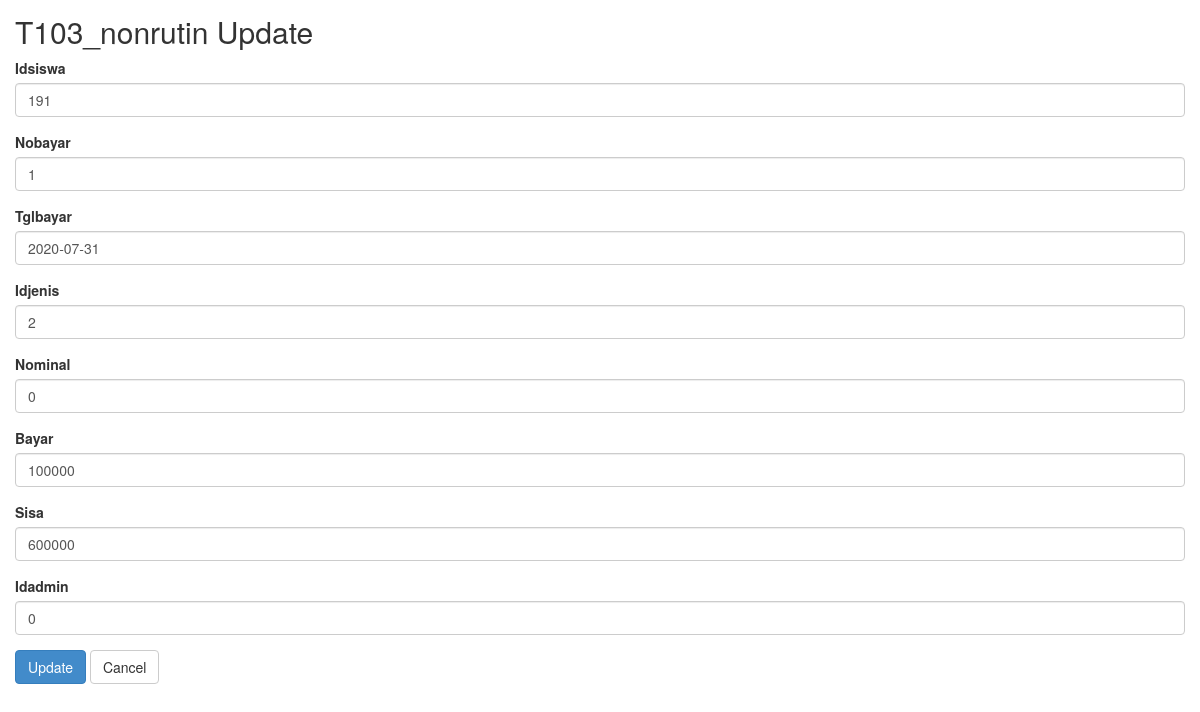
/t103_nonrutin/update/1026, run on the app's committed database.
### tables this page shows
CREATE TABLE `t103_nonrutin` (
  `idnonrutin` int(10) NOT NULL,
  `idsiswa` int(10) NOT NULL,
  `nobayar` varchar(10) NOT NULL,
  `tglbayar` date NOT NULL,
  `idjenis` int(11) NOT NULL,
  `nominal` int(20) NOT NULL,
  `bayar` int(20) NOT NULL,
  `sisa` int(20) NOT NULL,
  `idadmin` int(5) NOT NULL
);

### application/controllers/T103_nonrutin.php (called while the page is built, shortened)
<?php
class T103_nonrutin extends CI_Controller
{
    function __construct()
    {
        $this->load->model('T103_nonrutin_model');
        $this->load->library('form_validation');
    }
    public function update($id)
    {
        $row = $this->T103_nonrutin_model->get_by_id($id);
        if ($row) {
            $data = array(
                'button' => 'Update',
                'action' => site_url('t103_nonrutin/update_action'),
		'idnonrutin' => set_value('idnonrutin', $row->idnonrutin),
		'idsiswa' => set_value('idsiswa', $row->idsiswa),
		'nobayar' => set_value('nobayar', $row->nobayar),
		'tglbayar' => set_value('tglbayar', $row->tglbayar),
		'idjenis' => set_value('idjenis', $row->idjenis),
		'nominal' => set_value('nominal', $row->nominal),
		'bayar' => set_value('bayar', $row->bayar),
		'sisa' => set_value('sisa', $row->sisa),
		'idadmin' => set_value('idadmin', $row->idadmin),
	    );
            $this->load->view('t103_nonrutin/t103_nonrutin_form', $data);
        } else {
            $this->session->set_flashdata('message', 'Record Not Found');
            redirect(site_url('t103_nonrutin'));
        }
    }
}

### index.php (called while the page is built, shortened)
<?php
require_once BASEPATH.'core/CodeIgniter.php';

### application/models/T103_nonrutin_model.php (called while the page is built, shortened)
<?php
class T103_nonrutin_model extends CI_Model
{
    public $table = 't103_nonrutin';
    public $id = 'idnonrutin';
    function get_by_id($id)
    {
        $this->db->where($this->id, $id);
        return $this->db->get($this->table)->row();
    }
}

### application/views/t103_nonrutin/t103_nonrutin_form.php (the view, shortened to what this page needs)
<!doctype html>
<html>
    <head>
        <link rel="stylesheet" href="<?php echo base_url('assets/bootstrap/css/bootstrap.min.css') ?>"/>
    </head>
    <body>
        <h2 style="margin-top:0px">T103_nonrutin <?php echo $button ?></h2>
        <form action="<?php echo $action; ?>" method="post">
	    <div class="form-group">
            <label for="int">Idsiswa <?php echo form_error('idsiswa') ?></label>
            <input type="text" class="form-control" name="idsiswa" id="idsiswa" placeholder="Idsiswa" value="<?php echo $idsiswa; ?>" />
        </div>
	    <div class="form-group">
            <label for="varchar">Nobayar <?php echo form_error('nobayar') ?></label>
            <input type="text" class="form-control" name="nobayar" id="nobayar" placeholder="Nobayar" value="<?php echo $nobayar; ?>" />
        </div>
	    <div class="form-group">
            <label for="date">Tglbayar <?php echo form_error('tglbayar') ?></label>
            <input type="text" class="form-control" name="tglbayar" id="tglbayar" placeholder="Tglbayar" value="<?php echo $tglbayar; ?>" />
        </div>
	    <div class="form-group">
            <label for="int">Idjenis <?php echo form_error('idjenis') ?></label>
            <input type="text" class="form-control" name="idjenis" id="idjenis" placeholder="Idjenis" value="<?php echo $idjenis; ?>" />
        </div>
	    <div class="form-group">
            <label for="int">Nominal <?php echo form_error('nominal') ?></label>
            <input type="text" class="form-control" name="nominal" id="nominal" placeholder="Nominal" value="<?php echo $nominal; ?>" />
        </div>
	    <div class="form-group">
            <label for="int">Bayar <?php echo form_error('bayar') ?></label>
            <input type="text" class="form-control" name="bayar" id="bayar" placeholder="Bayar" value="<?php echo $bayar; ?>" />
        </div>
	    <div class="form-group">
            <label for="int">Sisa <?php echo form_error('sisa') ?></label>
            <input type="text" class="form-control" name="sisa" id="sisa" placeholder="Sisa" value="<?php echo $sisa; ?>" />
        </div>
	    <div class="form-group">
            <label for="int">Idadmin <?php echo form_error('idadmin') ?></label>
            <input type="text" class="form-control" name="idadmin" id="idadmin" placeholder="Idadmin" value="<?php echo $idadmin; ?>" />
        </div>
	    <button type="submit" class="btn btn-primary"><?php echo $button ?></button>
	    <a href="<?php echo site_url('t103_nonrutin') ?>" class="btn btn-default">Cancel</a>
	</form>
    </body>
</html>

### application/views/t103_nonrutin/t103_nonrutin_form.php (style rules this page uses)
body { padding: 15px; }

### data on the page
t103_nonrutin: idsiswa "191", nobayar "1", tglbayar "2020-07-31", idjenis "2", nominal "0", bayar "100000", sisa "600000", idadmin "0"

### other printed values
$button "Update"
